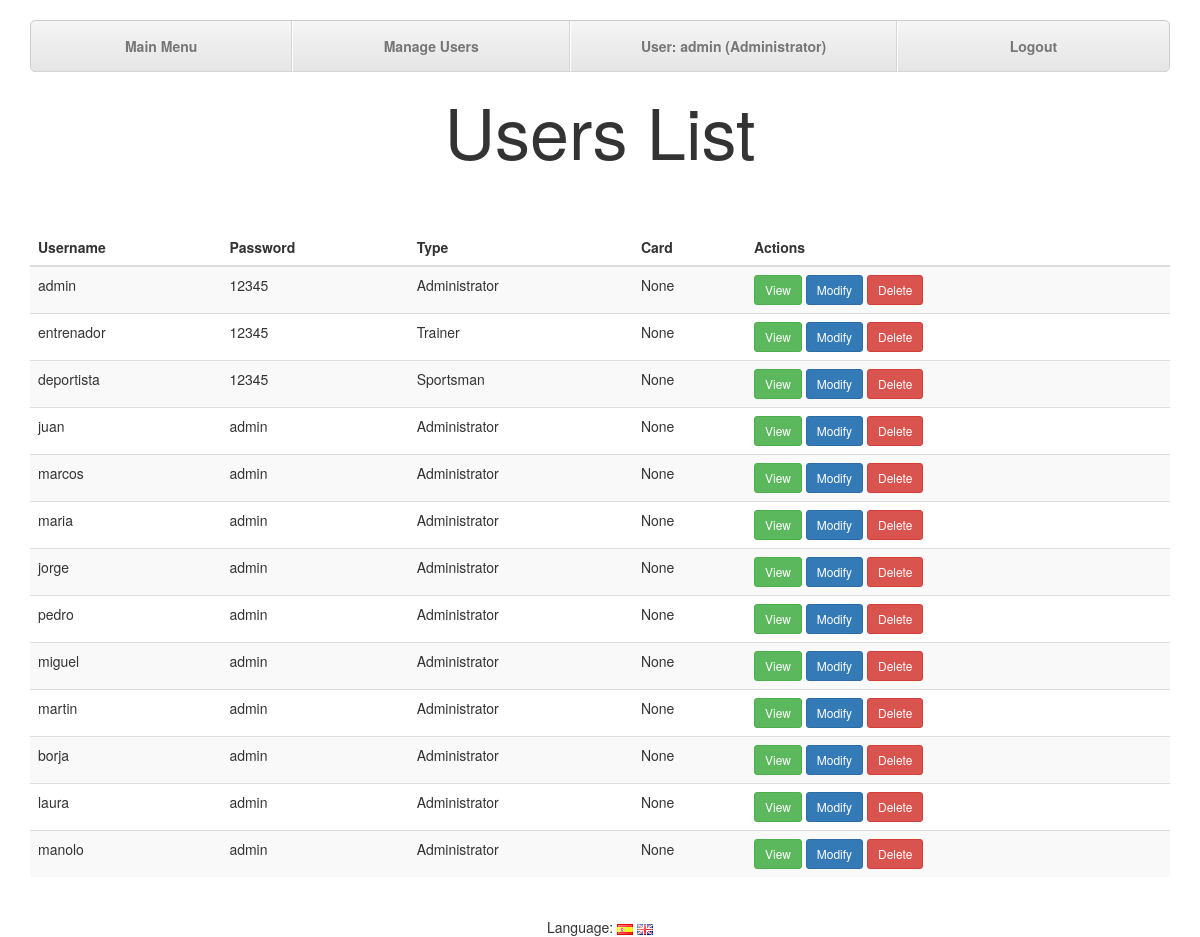
The app's page /index.php?controller=users&action=usersList (signed in) with its own data.
### tables this page shows
CREATE TABLE users (
	id INT(11) NOT NULL AUTO_INCREMENT,
	username VARCHAR(255) UNIQUE NOT NULL,
	password VARCHAR(255) NOT NULL,
	tipo ENUM('deportista','entrenador','administrador') NOT NULL,
	subtipo ENUM('tdu', 'pef'),
	
	PRIMARY KEY (id)
);

### core/ViewManager.php (called while the page is built, shortened)
<?php
class ViewManager {
	private $fragmentContents = array();
	private $variables = array();
	private $currentFragment = self::DEFAULT_FRAGMENT;
	private $layout = "default";
	private function saveCurrentFragment() {
		$this->fragmentContents[$this->currentFragment].=ob_get_contents();
	}
	public function moveToFragment($name) {
		$this->currentFragment = $name;
	}
	public function getFragment($fragment, $default="") {
		return $this->fragmentContents[$fragment];
	}
	public function setVariable($varname, $value, $flash=false) {
		$this->variables[$varname] = $value;
	}
	public function getVariable($varname, $default=NULL) {
		if (!isset($this->variables[$varname])) {
			return $default;
		}
		return $this->variables[$varname];
	}
	public function setLayout($layout) {
		$this->layout = $layout;
	}
	public function render($controller, $viewname) {
		include(__DIR__."/../view/$controller/$viewname.php");
		$this->renderLayout();
	}
	private function renderLayout() {
		include(__DIR__."/../view/layouts/".$this->layout.".php");
	}
	private static $viewmanager_singleton = NULL;
	public static function getInstance() {
		if (self::$viewmanager_singleton == null) {
			self::$viewmanager_singleton = new ViewManager();
		}
		return self::$viewmanager_singleton;
	}
}

### controller/UsersController.php (called while the page is built, shortened)
<?php
require_once(__DIR__."/../core/ViewManager.php");
require_once(__DIR__."/../core/I18n.php");
require_once(__DIR__."/../model/User.php");
require_once(__DIR__."/../model/UserMapper.php");
class UsersController extends BaseController {
	private $userMapper;
	public function __construct() {
		$this->userMapper = new UserMapper();
	}
	public function usersList(){
		$users = $this->userMapper->findAll();
		$this->view->setVariable("users", $users);
		$this->view->setLayout("default");
		$this->view->render("users", "usersList");
	}
}

### index.php (called while the page is built, shortened)
<?php
function run() {
	try {
		$controller = loadController($_GET["controller"]);
		$actionName = $_GET["action"];
		$controller->$actionName();
	} catch(Exception $ex) {
		die(i18n("An error has ocurred.<br>").$ex->getMessage());
	}
}
function loadController($controllerName) {
	return new $controllerClassName();
}
run();
?>

### core/I18n.php (called while the page is built, shortened)
<?php
class I18n {
	private $messages;
	public function setLanguage($language) {
		$this->messages = $i18n_messages;
	}
	public function i18n($key) {
		if (isset($this->messages[$key])){
			return $this->messages[$key];
		}else{
			return $key;
		}
	}
	private static $i18n_singleton = null;
	public static function getInstance() {
		if (self::$i18n_singleton == NULL) {
			self::$i18n_singleton = new I18n();
		}
		return self::$i18n_singleton;
	}
}
function i18n($key) {
	return I18n::getInstance()->i18n($key);
}

### model/User.php (called while the page is built, shortened)
<?php
class User {
	private $username;
	private $password;
	private $tipo;
	private $subtipo;
	public function __construct($id=NULL, $username=NULL, $password=NULL, $tipo=NULL, $subtipo=NULL) {
		$this->username = $username;
		$this->password = $password;
		$this->tipo = $tipo;
		$this->subtipo = $subtipo;
	}
	public function getUsername() {
		return $this->username;
	}
	public function getPassword() {
		return $this->password;
	}
	public function getTipo() {
		return $this->tipo;
	}
	public function getSubtipo() {
		return $this->subtipo;
	}
	public function setUsername($username) {
		$this->username = $username;
	}
	public function setTipo($tipo) {
		$this->tipo = $tipo;
	}
}

### model/UserMapper.php (called while the page is built, shortened)
<?php
require_once(__DIR__."/../core/PDOConnection.php");
class UserMapper {
	private $db;
	public function __construct() {
		$this->db = PDOConnection::getInstance();
	}
	public function findAll() {
		$stmt = $this->db->query("SELECT * FROM users");
		$users_db = $stmt->fetchAll(PDO::FETCH_ASSOC);
		$users = array();
		foreach ($users_db as $user) {
			array_push($users, new User($user["id"],
										$user["username"],
										$user["password"],
										$user["tipo"],
										$user["subtipo"]));
		}
		return $users;
	}
}

### core/PDOConnection.php (called while the page is built)
<?php
class PDOConnection {
	private static $dbhost = "127.0.0.1";
	private static $dbname = "gesgym";
	private static $dbuser = "gguser";
	private static $dbpass = "ggpass";
	private static $db_singleton = null;
	public static function getInstance() {
		if (self::$db_singleton == null) {
			self::$db_singleton = new PDO(
				"mysql:host=".self::$dbhost.";dbname=".self::$dbname.";charset=utf8",
				self::$dbuser,
				self::$dbpass,
				array(
					PDO::ATTR_EMULATE_PREPARES => false,
					PDO::ATTR_ERRMODE => PDO::ERRMODE_EXCEPTION
				)
			);
		}
		return self::$db_singleton;
	}
}
?>

### view/users/usersList.php (the view, shortened to what this page needs)
<?php
require_once(__DIR__."/../../core/ViewManager.php");
$view = ViewManager::getInstance();
$users = $view->getVariable("users");
$view->setVariable("title", i18n("GesGym - Users List"));
$currentusertype = $view->getVariable("currentusertype");
?>
			<h1><?=i18n("Users List")?></h1>
			<div class="container">
				<div class="table-responsive">
					<table class="table table-striped table-hover">
						<thead>
							<tr>
								<th><?=i18n("Username")?></th>
								<th><?=i18n("Password")?></th>
								<th><?=i18n("Type")?></th>
								<th><?=i18n("Card")?></th>
								<th><?=i18n("Actions")?></th>
							</tr>
						</thead>
						<tbody>
<?php foreach ($users as $user): ?>
<?php if ($currentusertype == "administrador" || ($currentusertype == "entrenador" && $user->getTipo() == "deportista")) { ?>
							<tr>
								<td><?=$user->getUsername()?></td>
								<td><?=$user->getPassword()?></td>
								<td><?php if($user->getTipo() == "deportista"){print i18n("Sportsman");}
										  if($user->getTipo() == "entrenador"){print i18n("Trainer");}
										  if($user->getTipo() == "administrador"){print i18n("Administrator");} ?></td>
								<td><?php if($user->getSubtipo() == null){print i18n("None");}
										  if($user->getSubtipo() == "pef"){print i18n("Get Fit");} ?></td>
								<td>
									<a class="btn btn-sm btn-success" href="index.php?controller=users&amp;action=view&amp;username=<?=$user->getUsername()?>"><?=i18n("View")?></a>
									<a class="btn btn-sm btn-primary" href="index.php?controller=users&amp;action=edit&amp;username=<?=$user->getUsername()?>"><?=i18n("Modify")?></a>
									<form id="<?=$user->getUsername()?>"  method="POST" action="index.php?controller=users&amp;action=delete&amp;username=<?=$user->getUsername()?>">
										<a class="btn btn-sm btn-danger" onclick="eliminar('<?=i18n("Are you sure?")?>','<?=$user->getUsername()?>')"><?=i18n("Delete")?></a>
									</form>
								</td>
							</tr>
<?php } ?>
<?php endforeach; ?>
						</tbody>
					</table>
				</div>
			</div>
<?=$view->moveToFragment("css")?>		<link rel="stylesheet" type="text/css" href="css/usersList.css">

### view/layouts/default.php (shortened to what this page needs)
<?php
$view = ViewManager::getInstance();
$currentuser = $view->getVariable("currentusername");
$currentusertype = $view->getVariable("currentusertype");
?><!DOCTYPE html>
<html>
	<head>
		<link rel="stylesheet" type="text/css" href="bootstrap/css/bootstrap.css">
		<link rel="stylesheet" type="text/css" href="css/layoutStyle.css">
	</head>
	<body>
		<header>
			<div class="container">
				<ul class="nav nav-justified">
					<li><a href="index.php?controller=users&amp;action=mainMenu"><?=i18n("Main Menu")?></a></li>
<?php if( ($view->getVariable("title")) == i18n("GesGym - Users List")){?>
					<li><a id="list" href="index.php?controller=users&amp;action=usersMenu"><?=i18n("Manage Users")?></a></li>
<?php } ?>
					<li><a id="user"><?=i18n("User")?>: <?=sprintf($currentuser)?> (<?php if($currentusertype == "deportista"){print i18n("Sportsman");}
																					      if($currentusertype == "administrador"){print i18n("Administrator");} ?>)</a></li>
					<li><a href="index.php?controller=users&amp;action=logout"><?=i18n("Logout")?></a></li>
				</ul>
			</div>
		</header>
		<main>
<?=$view->getFragment(ViewManager::DEFAULT_FRAGMENT)?>
		</main>
		<footer>
<?php include(__DIR__."/languageSelect.php"); ?>
		</footer>
	</body>
</html>

### view/layouts/languageSelect.php (shortened to what this page needs)
<?=i18n("Language")?>:
<a href="index.php?controller=languages&amp;action=change&amp;lang=es"><img src="img/es.gif" alt="<?=i18n("Spanish")?>"></a>
<a href="index.php?controller=languages&amp;action=change&amp;lang=en"><img src="img/en.gif" alt="<?=i18n("English")?>"></a>

### css/layoutStyle.css (style rules this page uses)
header { margin-top: 20px; }
h1 { text-align: center; padding-bottom: 50px; font-size: 70px; }
.nav-justified { background-color: #eee; border: 1px solid #ccc; border-radius: 5px; }
.nav-justified > li > a { padding-top: 15px; padding-bottom: 15px; margin-bottom: 0; font-weight: bold; color: #777; text-align: center; background-color: #e5e5e5; background-image: -webkit-gradient(linear, left top, left bottom, from(#f5f5f5), to(#e5e5e5)); background-image: -webkit-linear-gradient(top, #f5f5f5 0%, #e5e5e5 100%); background-image: -o-linear-gradient(top, #f5f5f5 0%, #e5e5e5 100%); background-image: linear-gradient(to bottom, #f5f5f5 0%,#e5e5e5 100%); filter: progid:DXImageTransform.Microsoft.gradient( startColorstr='#f5f5f5', endColorstr='#e5e5e5',GradientType=0 ); background-repeat: repeat-x; border-bottom: 1px solid #d5d5d5; }
.nav-justified > li:first-child > a { border-radius: 5px 5px 0 0; }
.nav-justified > li:last-child > a { border-radius: 0 0 5px 5px; }
@media (min-width: 768px) { .nav-justified { max-height: 52px; } }
@media (min-width: 768px) { .nav-justified > li > a { border-right: 1px solid #d5d5d5; border-left: 1px solid #fff; } }
@media (min-width: 768px) { .nav-justified > li:first-child > a { border-left: 0; border-radius: 5px 0 0 5px; } }
@media (min-width: 768px) { .nav-justified > li:last-child > a { border-right: 0; border-radius: 0 5px 5px 0; } }
#user { font-stretch: semi-condensed; }
footer { text-align: center; margin-top: 20px; }

### css/usersList.css (style rules this page uses)
h1 { text-align: center; }
form { display: inline; }

### records on screen
users: username "admin", password "12345"
users: username "entrenador", password "12345"
users: username "deportista", password "12345"
users: username "juan", password "admin"
users: username "marcos", password "admin"
users: username "maria", password "admin"
users: username "jorge", password "admin"
users: username "pedro", password "admin"
users: username "miguel", password "admin"
users: username "martin", password "admin"
users: username "borja", password "admin"
users: username "laura", password "admin"
users: username "manolo", password "admin"

### other values on screen
i18n("Main Menu") "Main Menu"
i18n("Manage Users") "Manage Users"
i18n("User") "User"
sprintf($currentuser) "admin"
i18n("Administrator") "Administrator"
i18n("Logout") "Logout"
i18n("Users List") "Users List"
i18n("Username") "Username"
i18n("Password") "Password"
i18n("Type") "Type"
i18n("Card") "Card"
i18n("Actions") "Actions"
i18n("Language") "Language"
